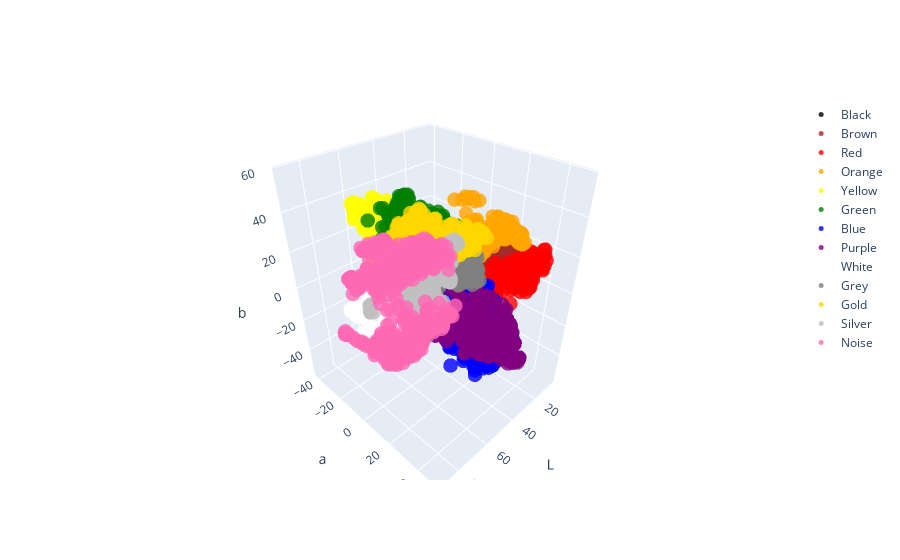

Notebook cell for this chart:
### Code cell
# 3D Visualization
import plotly.graph_objects as go

fig = go.Figure()

label_colors = {
    'Black' : 'black',
    'Brown' : 'brown',
    'Red' : 'red',
    'Orange' : 'orange',
    'Yellow' : 'yellow',
    'Green': 'green',
    'Blue': 'blue',
    'Purple': 'purple',
    'White' : 'white',
    'Grey': 'grey',
    'Gold': 'gold',
    'Silver': 'silver',
    'Noise': 'hotpink'

}

# Add trace for each label
for label, color in label_colors.items():
    label_df = df[df['label'] == label]
    fig.add_trace(go.Scatter3d(
        x=label_df['L'],
        y=label_df['a'],
        z=label_df['b'],
        mode='markers',
        marker=dict(size=5, color=label_colors[label], opacity=0.8),
        name=label
    ))

# Set axis labels
fig.update_layout(scene=dict(xaxis_title='L', yaxis_title='a', zaxis_title='b'))

# Show the plot
fig.show()

### Figure 1 — Plotly figure (JSON) as saved in the notebook; plotly's stock layout.template omitted (floating-point values rounded to 4 significant figures; data arrays with more than 128 entries replaced by an {"elided": "..."} marker saying what was removed)
{"data": [{"marker": {"color": "black", "opacity": 0.8, "size": 5}, "mode": "markers", "name": "Black", "type": "scatter3d", "x": {"elided": "353 int values"}, "y": {"elided": "353 int values"}, "z": {"elided": "353 int values"}}, {"marker": {"color": "brown", "opacity": 0.8, "size": 5}, "mode": "markers", "name": "Brown", "type": "scatter3d", "x": {"elided": "538 int values"}, "y": {"elided": "538 int values"}, "z": {"elided": "538 int values"}}, {"marker": {"color": "red", "opacity": 0.8, "size": 5}, "mode": "markers", "name": "Red", "type": "scatter3d", "x": {"elided": "190 int values"}, "y": {"elided": "190 int values"}, "z": {"elided": "190 int values"}}, {"marker": {"color": "orange", "opacity": 0.8, "size": 5}, "mode": "markers", "name": "Orange", "type": "scatter3d", "x": {"elided": "307 int values"}, "y": {"elided": "307 int values"}, "z": {"elided": "307 int values"}}, {"marker": {"color": "yellow", "opacity": 0.8, "size": 5}, "mode": "markers", "name": "Yellow", "type": "scatter3d", "x": {"elided": "184 int values"}, "y": {"elided": "184 int values"}, "z": {"elided": "184 int values"}}, {"marker": {"color": "green", "opacity": 0.8, "size": 5}, "mode": "markers", "name": "Green", "type": "scatter3d", "x": {"elided": "176 int values"}, "y": {"elided": "176 int values"}, "z": {"elided": "176 int values"}}, {"marker": {"color": "blue", "opacity": 0.8, "size": 5}, "mode": "markers", "name": "Blue", "type": "scatter3d", "x": {"elided": "354 int values"}, "y": {"elided": "354 int values"}, "z": {"elided": "354 int values"}}, {"marker": {"color": "purple", "opacity": 0.8, "size": 5}, "mode": "markers", "name": "Purple", "type": "scatter3d", "x": {"elided": "388 int values"}, "y": {"elided": "388 int values"}, "z": {"elided": "388 int values"}}, {"marker": {"color": "white", "opacity": 0.8, "size": 5}, "mode": "markers", "name": "White", "type": "scatter3d", "x": {"elided": "241 int values"}, "y": {"elided": "241 int values"}, "z": {"elided": "241 int values"}}, {"marker": {"color": "grey", "opacity": 0.8, "size": 5}, "mode": "markers", "name": "Grey", "type": "scatter3d", "x": {"elided": "216 int values"}, "y": {"elided": "216 int values"}, "z": {"elided": "216 int values"}}, {"marker": {"color": "gold", "opacity": 0.8, "size": 5}, "mode": "markers", "name": "Gold", "type": "scatter3d", "x": {"elided": "830 int values"}, "y": {"elided": "830 int values"}, "z": {"elided": "830 int values"}}, {"marker": {"color": "silver", "opacity": 0.8, "size": 5}, "mode": "markers", "name": "Silver", "type": "scatter3d", "x": {"elided": "850 int values"}, "y": {"elided": "850 int values"}, "z": {"elided": "850 int values"}}, {"marker": {"color": "hotpink", "opacity": 0.8, "size": 5}, "mode": "markers", "name": "Noise", "type": "scatter3d", "x": {"elided": "722 int values"}, "y": {"elided": "722 int values"}, "z": {"elided": "722 int values"}}], "layout": {"scene": {"xaxis": {"title": {"text": "L"}}, "yaxis": {"title": {"text": "a"}}, "zaxis": {"title": {"text": "b"}}}}}
